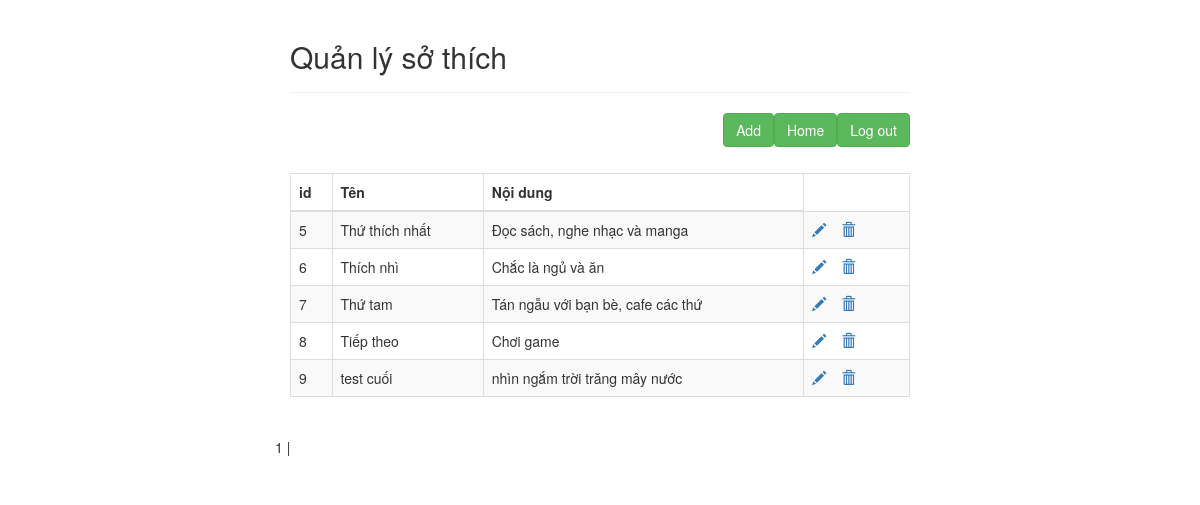
The page /displayst.php on the database its author committed.
### tables this page shows
CREATE TABLE `st` (
  `idst` mediumint(6) UNSIGNED NOT NULL,
  `namest` varchar(30) NOT NULL,
  `noidungst` varchar(40) NOT NULL
);

### displayst.php (the view, shortened to what this page needs)
<!DOCTYPE html>
<html lang="en">
<head>
    <link rel="stylesheet" href="https://maxcdn.bootstrapcdn.com/bootstrap/3.3.7/css/bootstrap.css">
</head>
<body>
<?php
        $conn = mysqli_connect('localhost', 'root','', 'btl2');
        $result = mysqli_query($conn, 'select count(idst) as total from st');
        $row = mysqli_fetch_assoc($result);
        $total_records = $row['total'];
        $current_page = isset($_GET['page']) ? $_GET['page'] : 1;
        $limit = 10;
        $total_page = ceil($total_records / $limit);
        $start = ($current_page - 1) * $limit;
        ?>
    <div class="wrapper">
        <div class="container-fluid">
            <div class="row">
                <div class="col-md-12">
                    <div class="page-header clearfix">
                        <h2 class="pull-left">Quản lý sở thích</h2>
                    </div>
                    <div>
                        <a href="logout.php" class="btn btn-success pull-right">Log out</a>
                        <a href="read.php" class="btn btn-success pull-right">Home</a>
                        <a href="addst.php" class="btn btn-success pull-right">Add</a>
                    </div>
                    <br>
                    <br>
                    <br>
                    <?php
                    require_once "config.php";
                    $sql = "SELECT * FROM st";
                    if($result = mysqli_query($conn, "SELECT * FROM st LIMIT $start, $limit")){
                        if(mysqli_num_rows($result) > 0){
                            echo "<table class='table table-bordered table-striped'>";
                                echo "<thead>";
                                    echo "<tr>";
                                        echo "<th>id</th>";
                                        echo "<th>Tên</th>";
                                        echo "<th>Nội dung</th>";
                                    echo "</tr>";
                                echo "</thead>";
                                echo "<tbody>";
                                while ($row = mysqli_fetch_assoc($result)){
                                    echo "<tr>";
                                        echo "<td>" . $row['idst'] . "</td>";
                                        echo "<td>" . $row['namest'] . "</td>";
                                        echo "<td>" . $row['noidungst'] . "</td>";
                                        echo "<td>";
                                            echo "<a href='updatest.php?id=". $row['idst'] ."' title='Update Record' data-toggle='tooltip'><span class='glyphicon glyphicon-pencil'></span></a>";
                                            echo "<a href='deletest.php?id=". $row['idst'] ."' title='Delete Record' data-toggle='tooltip'><span class='glyphicon glyphicon-trash'></span></a>";
                                        echo "</td>";
                                    echo "</tr>";
                                }
                                echo "</tbody>";
                            echo "</table>";
                        }
                    } else{
                        echo "ERROR: Could not able to execute $sql. " . mysqli_error($conn);
                    }
                    ?>
                </div>
                <div class="pagination">
           <?php
            for ($i = 1; $i <= $total_page; $i++){
                if ($i == $current_page){
                    echo '<span>'.$i.'</span> | ';
                }
                else{
                    echo '<a href="displayst.php?page='.$i.'">'.$i.'</a> | ';
                }
            }
           ?>
        </div>
            </div>
        </div>
    </div>
</body>
</html>

### displayst.php (style rules this page uses)
.wrapper { width: 650px; margin: 0 auto; }
.page-header h2 { margin-top: 0; }
table tr td:last-child a { margin-right: 15px; }

### rows shown on the page
st: idst "5", namest "Thứ thích nhất", noidungst "Đọc sách, nghe nhạc và manga"
st: idst "6", namest "Thích nhì", noidungst "Chắc là ngủ và ăn"
st: idst "7", namest "Thứ tam", noidungst "Tán ngẫu với bạn bè, cafe các thứ"
st: idst "8", namest "Tiếp theo", noidungst "Chơi game"
st: idst "9", namest "test cuối", noidungst "nhìn ngắm trời trăng mây nước"
